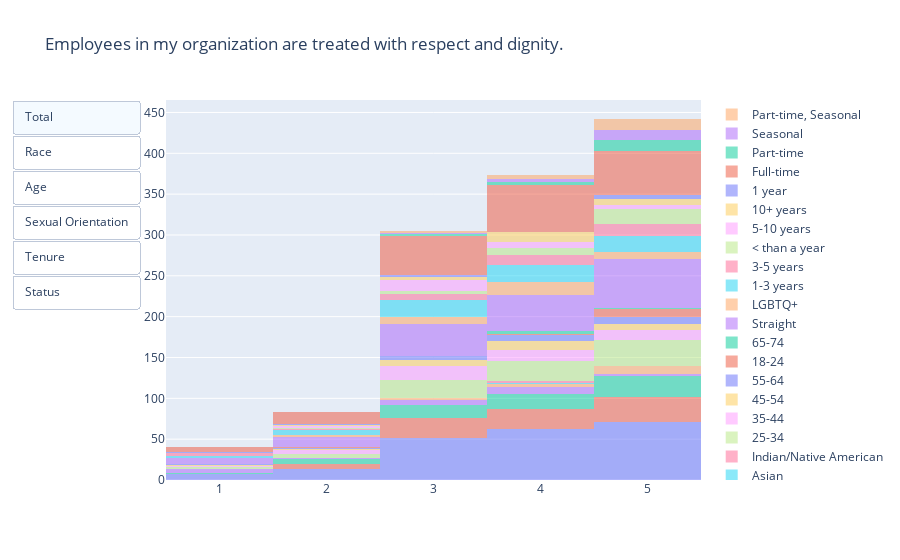

Notebook code cell kept with this figure:
### Markdown cell above
### Employees in my organization are treated with respect and dignity.

### Code cell
#defining list_updatemenus
list_updatemenus = [{'label': 'Total',
                     'method': 'update',
                     'args': [{'visible': [True, False, False, False, False, False, False, False, False, False, False, False, False, False, False, False, False, False, False, False, False, False, False, False, False]}, {'title': 'Employees in my organization are treated with respect and dignity.'}]},
                    {'label': 'Race',
                     'method': 'update',
                     'args': [{'visible': [False, True, True, True, True, True, True, False, False, False, False, False, False, False, False, False, False, False, False, False, False, False, False, False, False]}, {'title': 'Employees in my organization are treated with respect and dignity.'}]},
                    {'label': 'Age',
                     'method': 'update',
                     'args': [{'visible': [False, False, False, False, False, False, False, True, True, True, True, True, True, False, False, False, False, False, False, False, False, False, False, False, False]}, {'title': 'Employees in my organization are treated with respect and dignity.'}]},
                    {'label': 'Sexual Orientation',
                     'method': 'update',
                     'args': [{'visible': [False, False, False, False, False, False, False, False, False, False, False, False, False, True, True, False, False, False, False, False, False, False, False, False, False]}, {'title': 'Employees in my organization are treated with respect and dignity.'}]},
                   {'label': 'Tenure',
                     'method': 'update',
                     'args': [{'visible': [False, False, False, False, False, False, False, False, False, False, False, False, False, False, False, True, True, True, True, True, True, False, False, False, False]}, {'title': 'Employees in my organization are treated with respect and dignity.'}]},
                   {'label': 'Status',
                     'method': 'update',
                     'args': [{'visible': [False, False, False, False, False, False, False, False, False, False, False, False, False, False, False, False, False, False, False, False, False, True, True, True, True]}, {'title': 'Employees in my organization are treated with respect and dignity.'}]}
                   ]
#defining graph objects
x_total = dei["Employees in my organization are treated with respect and dignity.  "]
x_white = dei[dei['What is your race? ']=="White"]["Employees in my organization are treated with respect and dignity.  "]
x_latinx = dei[dei['What is your race? ']=="Latino/Hispanic"]["Employees in my organization are treated with respect and dignity.  "]
x_black = dei[dei['What is your race? ']=="Black/ African American"]["Employees in my organization are treated with respect and dignity.  "]
x_two_plus = dei[dei['What is your race? ']=="Two or more Races"]["Employees in my organization are treated with respect and dignity.  "]
x_asian = dei[dei['What is your race? ']=="Asian"]["Employees in my organization are treated with respect and dignity.  "]
x_first_peoples = dei[dei['What is your race? ']=="Indian/ Native American"]["Employees in my organization are treated with respect and dignity.  "]
x_age1 = dei[dei["What is your age?"]=="25-34"]["Employees in my organization are treated with respect and dignity.  "]
x_age2 = dei[dei["What is your age?"]=="35-44"]["Employees in my organization are treated with respect and dignity.  "]
x_age3 = dei[dei["What is your age?"]=="45-54"]["Employees in my organization are treated with respect and dignity.  "]
x_age4 = dei[dei["What is your age?"]=="55-64"]["Employees in my organization are treated with respect and dignity.  "]
x_age5 = dei[dei["What is your age?"]=="18-24"]["Employees in my organization are treated with respect and dignity.  "]
x_age6 = dei[dei["What is your age?"]=="65-74"]["Employees in my organization are treated with respect and dignity.  "]
x_straight = dei[dei["What is your sexual orientation?"]=="Straight"]["Employees in my organization are treated with respect and dignity.  "]
x_lgbtq = dei[dei["What is your sexual orientation?"]=="LGBTQ+"]["Employees in my organization are treated with respect and dignity.  "]
x_tenure1 = dei[dei["How long have you worked for FC?"]=="1-3 years"]["Employees in my organization are treated with respect and dignity.  "]
x_tenure2 = dei[dei["How long have you worked for FC?"]=="3-5 years"]["Employees in my organization are treated with respect and dignity.  "]
x_tenure3 = dei[dei["How long have you worked for FC?"]=="Less than a year"]["Employees in my organization are treated with respect and dignity.  "]
x_tenure4 = dei[dei["How long have you worked for FC?"]=="5-10 years"]["Employees in my organization are treated with respect and dignity.  "]
x_tenure5 = dei[dei["How long have you worked for FC?"]=="10+ years"]["Employees in my organization are treated with respect and dignity.  "]
x_tenure6 = dei[dei["How long have you worked for FC?"]=="1 year"]["Employees in my organization are treated with respect and dignity.  "]
x_status1 = dei[dei["What is your employment status?"]=="Full-time"]["Employees in my organization are treated with respect and dignity.  "]
x_status2 = dei[dei["What is your employment status?"]=="Part-time"]["Employees in my organization are treated with respect and dignity.  "]
x_status3 = dei[dei["What is your employment status?"]=="Seasonal"]["Employees in my organization are treated with respect and dignity.  "]
x_status4 = dei[dei["What is your employment status?"]=="Part-time, Seasonal"]["Employees in my organization are treated with respect and dignity.  "]
#defining data
data=[go.Histogram(x=x_total,name='   ',opacity = .5),
      go.Histogram(x=x_white,name='White',opacity = .5),
      go.Histogram(x=x_latinx,name='Latino/Hispanic',opacity = .5),
      go.Histogram(x=x_black,name='Black/African American',opacity = .5),
      go.Histogram(x=x_two_plus,name='Two or more Races',opacity = .5),
      go.Histogram(x=x_asian,name='Asian',opacity = .5),
      go.Histogram(x=x_first_peoples,name='Indian/Native American',opacity = .5),
      go.Histogram(x=x_age1,name='25-34', opacity = .5),
      go.Histogram(x=x_age2,name='35-44',opacity = .5),
      go.Histogram(x=x_age3,name='45-54',opacity = .5),
      go.Histogram(x=x_age4,name='55-64',opacity = .5),
      go.Histogram(x=x_age5,name='18-24',opacity = .5),
      go.Histogram(x=x_age6,name='65-74',opacity = .5),
      go.Histogram(x=x_straight,name='Straight',opacity = .5),
      go.Histogram(x=x_lgbtq,name='LGBTQ+',opacity = .5),
      go.Histogram(x=x_tenure1,name='1-3 years',opacity = .5),
      go.Histogram(x=x_tenure2,name='3-5 years',opacity = .5),
      go.Histogram(x=x_tenure3,name='< than a year',opacity = .5),
      go.Histogram(x=x_tenure4,name='5-10 years',opacity = .5),
      go.Histogram(x=x_tenure5,name='10+ years',opacity = .5),
      go.Histogram(x=x_tenure6,name='1 year',opacity = .5),
      go.Histogram(x=x_status1,name='Full-time',opacity = .5),
      go.Histogram(x=x_status2,name='Part-time',opacity = .5),
      go.Histogram(x=x_status2,name='Seasonal',opacity = .5),
      go.Histogram(x=x_status2,name='Part-time, Seasonal',opacity = .5)
     
     ]


#defining layout
layout=go.Layout(title='Employees in my organization are treated with respect and dignity.',updatemenus=list([dict(buttons= list_updatemenus,type = 'buttons')]),barmode='stack')

#defining layout and plotting
fig = go.Figure(data,layout)
fig.show()

### Figure 1 — Plotly figure (JSON) as saved in the notebook; plotly's stock layout.template omitted (floating-point values rounded to 4 significant figures; data arrays with more than 128 entries replaced by an {"elided": "..."} marker saying what was removed)
{"data": [{"name": "   ", "opacity": 0.5, "type": "histogram", "x": {"elided": "205 int values"}}, {"name": "White", "opacity": 0.5, "type": "histogram", "x": [2, 3, 2, 2, 4, 3, 3, 4, 3, 4, 3, 2, 2, 3, 3, 3, 4, 3, 5, 4, 3, 3, 3, 5, 4, 3, 3, 4, 4, 3, 4, 3, 5, 4, 4, 3, 4, 3, 4, 4, 4, 4, 5, 4, 4, 3, 5, 5, 5, 4, 3, 5, 3, 3, 5, 3, 5, 4, 5, 4, 5, 4, 5, 5, 5, 5, 5, 4, 5, 5, 5, 5, 4, 5, 5, 5, 5, 3, 3, 5, 5, 5, 5, 4, 5, 5]}, {"name": "Latino/Hispanic", "opacity": 0.5, "type": "histogram", "x": [3, 3, 2, 3, 3, 2, 2, 3, 1, 4, 4, 3, 1, 5, 4, 2, 3, 3, 3, 3, 2, 3, 5, 3, 5, 4, 3, 4, 4, 4, 2, 2, 4, 5, 4, 4, 5, 4, 4, 5, 4, 4, 3, 5, 4, 3, 4, 4, 5, 5, 5, 5, 5, 5, 5, 5, 5, 3, 5, 5, 5, 5, 4, 5, 5, 5, 5, 5]}, {"name": "Black/African American", "opacity": 0.5, "type": "histogram", "x": [1, 1, 1, 1, 1, 2, 3, 4, 4, 3, 3, 3, 3, 4, 5, 4, 3, 4, 4, 4, 5, 5, 4, 4]}, {"name": "Two or more Races", "opacity": 0.5, "type": "histogram", "x": [3, 3, 4, 4, 5, 4, 5, 5, 4, 5, 5, 5, 5, 5, 5]}, {"name": "Asian", "opacity": 0.5, "type": "histogram", "x": [3, 5, 4]}, {"name": "Indian/Native American", "opacity": 0.5, "type": "histogram", "x": [4, 4]}, {"name": "25-34", "opacity": 0.5, "type": "histogram", "x": [3, 4, 1, 1, 3, 3, 3, 5, 4, 5, 4, 4, 3, 2, 3, 4, 4, 3, 3, 3, 3, 5, 5, 4, 2, 2, 4, 5, 5, 3, 4, 4, 4, 5, 5, 5, 5, 5, 5, 5, 5, 5, 3, 5, 4, 5, 5, 5, 5, 2, 2, 4, 4, 3, 4, 3, 3, 4, 3, 5, 4, 3, 5, 4, 4, 4, 4, 4, 5, 5, 3, 5, 5, 3, 5, 4, 4, 5, 5, 5, 5, 4, 5, 3, 3, 3]}, {"name": "35-44", "opacity": 0.5, "type": "histogram", "x": [4, 2, 3, 4, 3, 4, 3, 3, 3, 2, 4, 1, 5, 3, 2, 4, 3, 4, 4, 4, 4, 5, 3, 5, 3, 5, 4, 5, 3, 4, 2, 3, 3, 2, 4, 5, 3, 3, 4, 3, 5, 5, 3, 5, 5, 5, 5]}, {"name": "45-54", "opacity": 0.5, "type": "histogram", "x": [1, 4, 5, 4, 3, 2, 4, 5, 4, 4, 4, 5, 3, 3, 3, 3, 4, 3, 3, 4, 4, 4, 3, 4, 5, 5, 5, 5]}, {"name": "55-64", "opacity": 0.5, "type": "histogram", "x": [1, 3, 4, 4, 5, 1, 3, 4, 4, 4, 5, 3, 4, 3, 3, 5, 5, 4, 5, 5, 5, 5, 4, 5, 2]}, {"name": "18-24", "opacity": 0.5, "type": "histogram", "x": [5, 2, 5, 5, 5, 5, 5, 5, 2, 4, 5, 5]}, {"name": "65-74", "opacity": 0.5, "type": "histogram", "x": [4, 4, 5, 5, 4, 4]}, {"name": "Straight", "opacity": 0.5, "type": "histogram", "x": {"elided": "161 int values"}}, {"name": "LGBTQ+", "opacity": 0.5, "type": "histogram", "x": [5, 4, 3, 5, 4, 3, 2, 4, 5, 5, 5, 3, 4, 4, 3, 4, 4, 2, 3, 3, 3, 4, 4, 4, 4, 4, 4, 4, 5, 3, 4, 5, 5, 5, 3]}, {"name": "1-3 years", "opacity": 0.5, "type": "histogram", "x": [4, 3, 5, 4, 1, 1, 1, 4, 4, 3, 5, 4, 3, 4, 4, 3, 3, 3, 2, 4, 4, 3, 5, 4, 4, 2, 2, 5, 4, 5, 4, 4, 5, 5, 3, 5, 5, 4, 5, 5, 5, 2, 4, 3, 4, 3, 2, 3, 3, 3, 4, 5, 3, 3, 3, 4, 4, 5, 3, 3, 3, 5, 4, 5, 5, 3, 5, 5, 5, 2]}, {"name": "3-5 years", "opacity": 0.5, "type": "histogram", "x": [1, 1, 3, 3, 4, 4, 3, 1, 3, 5, 4, 5, 4, 5, 4, 4, 5, 5, 4, 3, 2, 3, 2, 4, 3, 4, 5, 4, 4, 4, 5, 5, 3, 5, 5, 4, 5, 5, 5, 5]}, {"name": "< than a year", "opacity": 0.5, "type": "histogram", "x": [3, 2, 4, 5, 5, 5, 5, 5, 5, 5, 4, 5, 5, 5, 5, 3, 4, 4, 4, 4, 5, 5, 3, 4, 5, 5, 5, 4, 5, 5, 3, 5]}, {"name": "5-10 years", "opacity": 0.5, "type": "histogram", "x": [2, 4, 5, 5, 5, 4, 2, 3, 3, 3, 5, 3, 3, 4, 3, 5, 3, 4, 3, 3, 4, 3, 3, 3, 3, 4, 4, 4]}, {"name": "10+ years", "opacity": 0.5, "type": "histogram", "x": [4, 4, 3, 4, 2, 4, 4, 4, 4, 3, 5, 5, 4, 4, 3, 4, 4, 4, 5, 5, 5, 5, 5]}, {"name": "1 year", "opacity": 0.5, "type": "histogram", "x": [3, 2, 1, 3, 5, 5, 5, 5, 2, 5, 3]}, {"name": "Full-time", "opacity": 0.5, "type": "histogram", "x": {"elided": "180 int values"}}, {"name": "Part-time", "opacity": 0.5, "type": "histogram", "x": [5, 4, 4, 5, 5, 5, 5, 5, 5, 4, 3, 5, 5, 5, 5, 3, 5, 5, 4]}, {"name": "Seasonal", "opacity": 0.5, "type": "histogram", "x": [5, 4, 4, 5, 5, 5, 5, 5, 5, 4, 3, 5, 5, 5, 5, 3, 5, 5, 4]}, {"name": "Part-time, Seasonal", "opacity": 0.5, "type": "histogram", "x": [5, 4, 4, 5, 5, 5, 5, 5, 5, 4, 3, 5, 5, 5, 5, 3, 5, 5, 4]}], "layout": {"barmode": "stack", "title": {"text": "Employees in my organization are treated with respect and dignity."}, "updatemenus": [{"buttons": [{"args": [{"visible": [true, false, false, false, false, false, false, false, false, false, false, false, false, false, false, false, false, false, false, false, false, false, false, false, false]}, {"title": "Employees in my organization are treated with respect and dignity."}], "label": "Total", "method": "update"}, {"args": [{"visible": [false, true, true, true, true, true, true, false, false, false, false, false, false, false, false, false, false, false, false, false, false, false, false, false, false]}, {"title": "Employees in my organization are treated with respect and dignity."}], "label": "Race", "method": "update"}, {"args": [{"visible": [false, false, false, false, false, false, false, true, true, true, true, true, true, false, false, false, false, false, false, false, false, false, false, false, false]}, {"title": "Employees in my organization are treated with respect and dignity."}], "label": "Age", "method": "update"}, {"args": [{"visible": [false, false, false, false, false, false, false, false, false, false, false, false, false, true, true, false, false, false, false, false, false, false, false, false, false]}, {"title": "Employees in my organization are treated with respect and dignity."}], "label": "Sexual Orientation", "method": "update"}, {"args": [{"visible": [false, false, false, false, false, false, false, false, false, false, false, false, false, false, false, true, true, true, true, true, true, false, false, false, false]}, {"title": "Employees in my organization are treated with respect and dignity."}], "label": "Tenure", "method": "update"}, {"args": [{"visible": [false, false, false, false, false, false, false, false, false, false, false, false, false, false, false, false, false, false, false, false, false, true, true, true, true]}, {"title": "Employees in my organization are treated with respect and dignity."}], "label": "Status", "method": "update"}], "type": "buttons"}]}}
